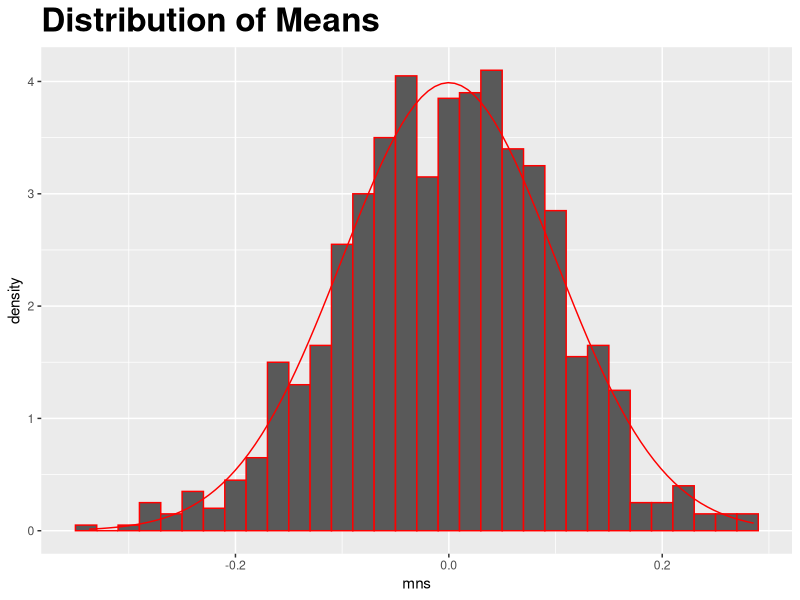

Reproduce this figure in R.
## ---- chunk 1
library(ggplot2)
n_samples=1000
sample_size=100

means <- rep(0,n_samples)
for (i in 1:n_samples) { 
  means[i] <- mean(rnorm(sample_size))
}          
mean_mean <- 0
mean_sd = 1/sqrt(sample_size)
plotdata <- data.frame(mns = means)   
ggplot(plotdata, aes(x = mns)) + 
    geom_histogram(aes(y=..density..),binwidth=0.02, color="red")   +
    ggtitle("Distribution of Means") +
    theme(plot.title = element_text(size=24, face="bold")) +
    stat_function(fun=dnorm,args=list(mean=mean_mean, sd= mean_sd),color="red")           
